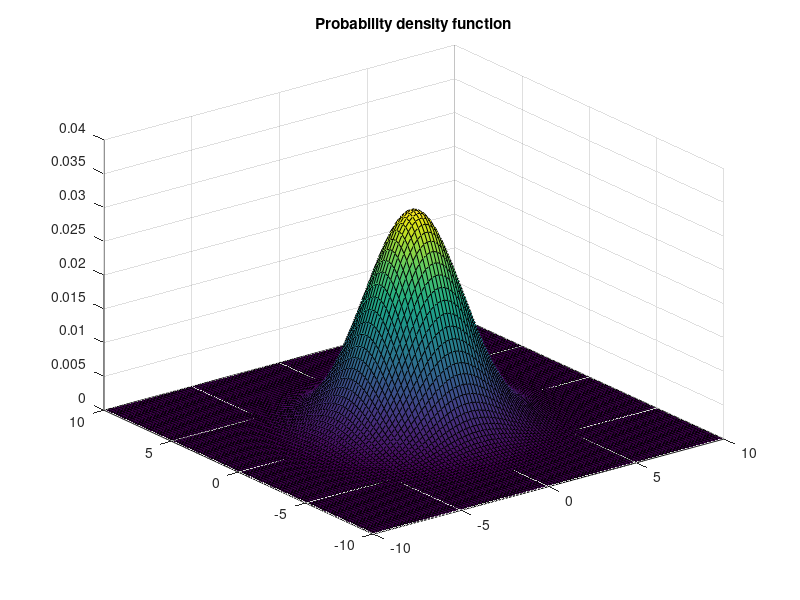
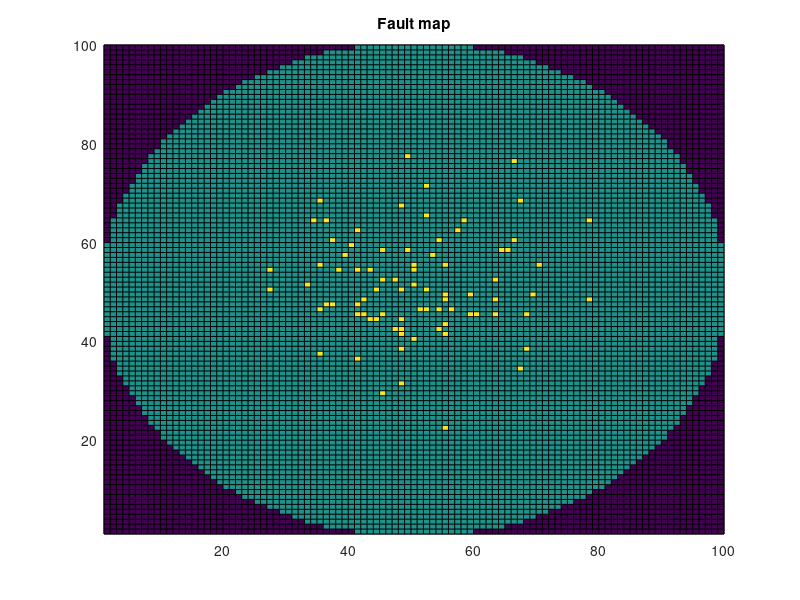

Here is the MATLAB script that generated these plots, in order:
% This script cumputes a bidimensional gaussian distribution and plots it.
% This probability function is assumed to represent the probability a fault
% happens on the chip in the coordinates (x1, x2).
% After that, a map is created where random faults are simulated. The value
% 0 in the map means 'no fault' and 1 means 'fault', whereas -1 indicates 
% the points out of the circular wafer

clear all
close all
clc

% Initializing variables for gussian plot
ray = 50;

x1 = linspace(-10,10,2*ray);
x2 = x1;

mean = [0,0];
normalizedVariance = [0.1, 0; 0, 0.1];
variance = ray.*normalizedVariance;

[X1,X2] = meshgrid(x1,x2);

rng = 'default'; % for reproducibility

% Computing and plotting multivariate normal probability density function
Z = mvnpdf([X1(:), X2(:)], mean, variance);
Z = reshape(Z, length(x1), length(x2));

figure(1)
surf(X1,X2,Z)
title('Probability density function')

% Filling sqare matrix with simbolic values. Fault are deloyed according to
% the probabilit function.
maxZ = max(max(Z));
faultNumber = 0;

for (i=1:length(x1))
    for (j=1:length(x2))
        
        if ((rand*(maxZ*10) < Z(i,j)) && ((i-ray)^2+(j-ray)^2 <= ray^2))
            faultMap(i,j) = 1;
        else
            if ((i-ray)^2+(j-ray)^2 > ray^2)
                faultMap(i,j) = -1;
            else
            faultMap(i,j) = 0;
            end
        end
    end
end

faultNumber = length(find(faultMap==1));

% Plotting fault map
figure(2)
pcolor(faultMap)
title('Fault map')

